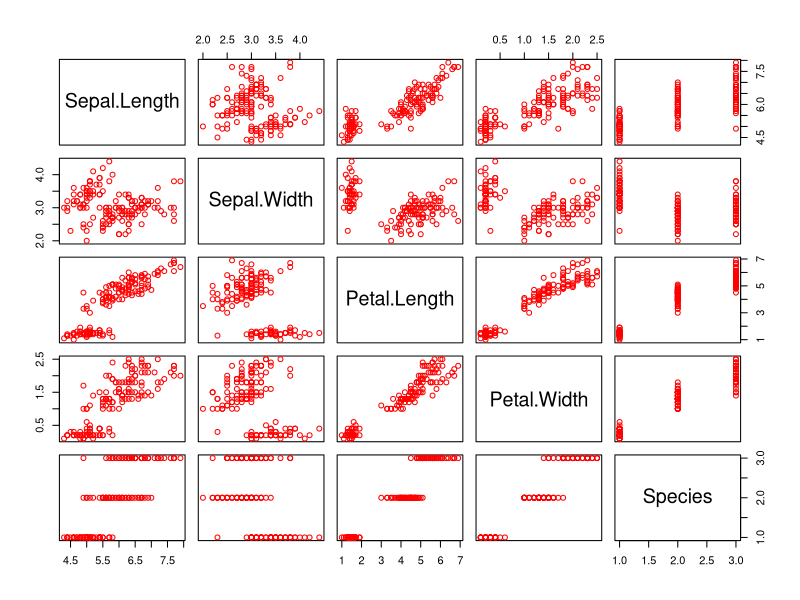
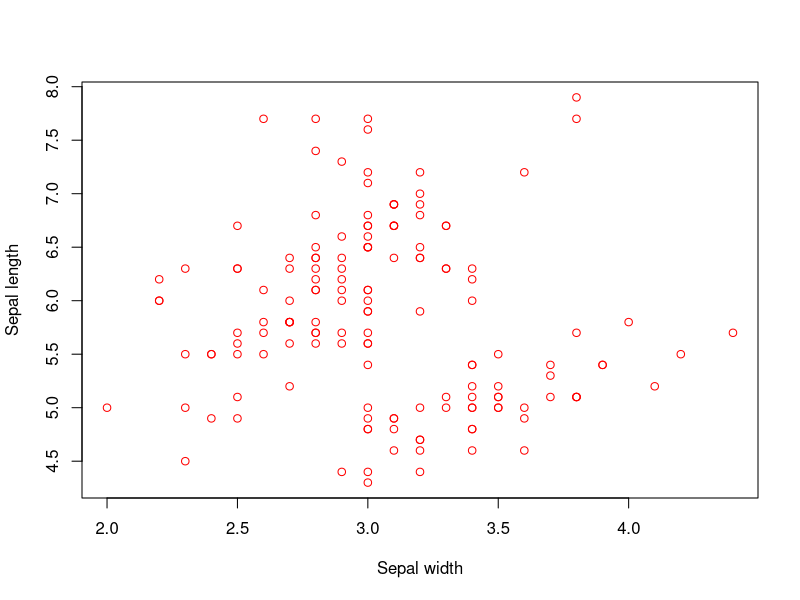
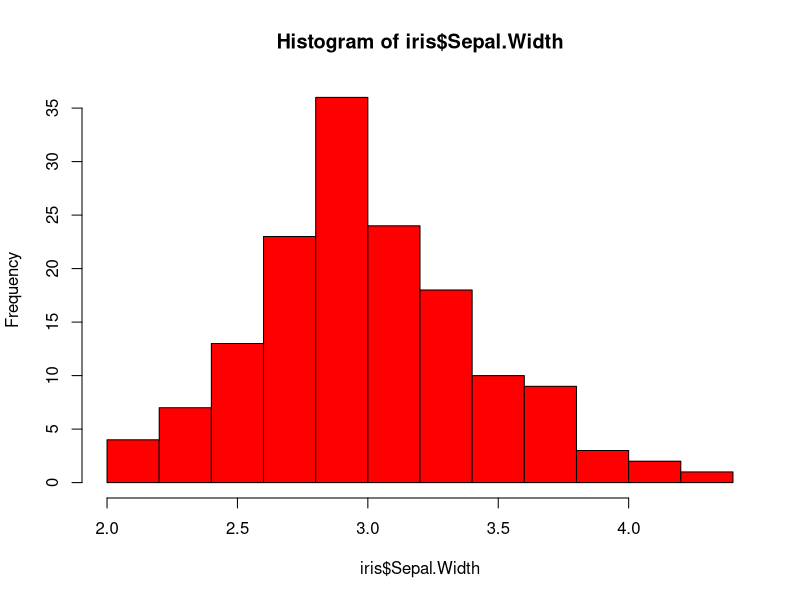
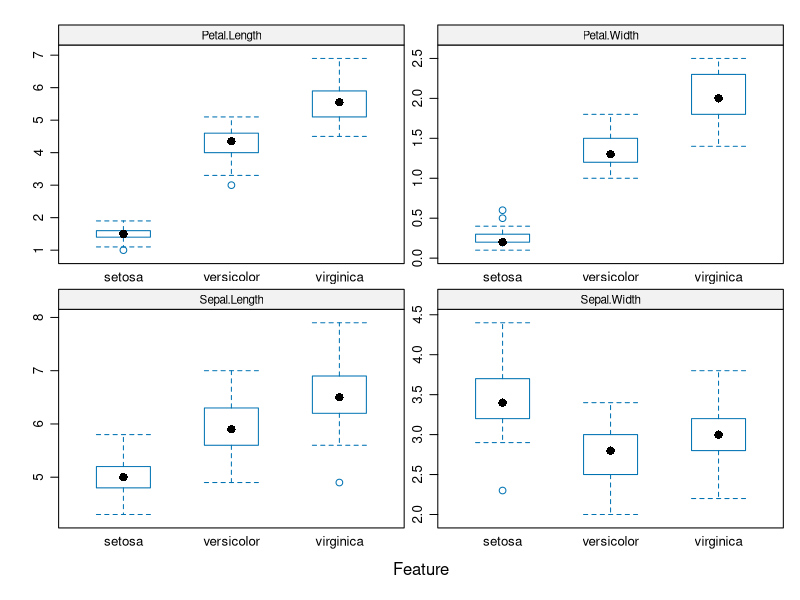

The R script that drew these images, in order: (Note: this script raises an error after producing the figures.)
# Importing the Iris dataset
library(datasets)
data("iris")
iris <- datasets::iris

# Data exploration
View(iris)
iris$Petal.Length
iris$Species
Species <- iris$Species
Species
head(iris, 7)
tail(iris,7)

# Finding basic statistics
summary(iris)
summary(iris$Sepal.Length)

# Checking if there is missing data
sum(is.na(iris))

# Expanding basic statistics
library(skimr)
skim(iris)

# Expanding basic statistics after grouping data by species
iris %>%
dplyr::group_by(Species) %>%
skim()

# Panel plots
plot(iris, col = "red")

# Scatter plot
plot(iris$Sepal.Width, iris$Sepal.Length, col = "red", xlab = "Sepal width", ylab = "Sepal length")

# Histogram
hist(iris$Sepal.Width, col = "red")  

# Feature plots
library(caret)
featurePlot(x = iris[,1:4], 
            y = iris$Species, 
            plot = "box",
            strip=strip.custom(par.strip.text=list(cex=.7)),
            scales = list(x = list(relation="free"), 
                          y = list(relation="free")))


# Machine learning in R
set.seed(100)

# Performs stratified random split of the data set
TrainingIndex <- createDataPartition(iris$Species, p=0.8, list = FALSE)
TrainingSet <- iris[TrainingIndex,] # Training Set
TestingSet <- iris[-TrainingIndex,] # Test Set

# Compare scatter plot of the 80 and 20 data subsets

# SVM model (polynomial kernel)

# Build Training model
Model <- train(Species ~ ., data = TrainingSet,
               method = "svmPoly",
               na.action = na.omit,
               preProcess=c("scale","center"),
               trControl= trainControl(method="none"),
               tuneGrid = data.frame(degree=1,scale=1,C=1))

# Build CV model
Model.cv <- train(Species ~ ., data = TrainingSet,
                  method = "svmPoly",
                  na.action = na.omit,
                  preProcess=c("scale","center"),
                  trControl= trainControl(method="cv", number=10),
                  tuneGrid = data.frame(degree=1,scale=1,C=1))


# Apply model for prediction
# Apply model to make prediction on Training set
Model.training <-predict(Model, TrainingSet)
 # Apply model to make prediction on Testing set
Model.testing <-predict(Model, TestingSet)
# Perform cross-validation
Model.cv <-predict(Model.cv, TrainingSet) 

# Model performance (Displays confusion matrix and statistics)
Model.training.confusion <-confusionMatrix(Model.training, TrainingSet$Species)
Model.testing.confusion <-confusionMatrix(Model.testing, TestingSet$Species)
Model.cv.confusion <-confusionMatrix(Model.cv, TrainingSet$Species)

print(Model.training.confusion)
print(Model.testing.confusion)
print(Model.cv.confusion)

# Feature importance
Importance <- varImp(Model)
plot(Importance, col = "red")
